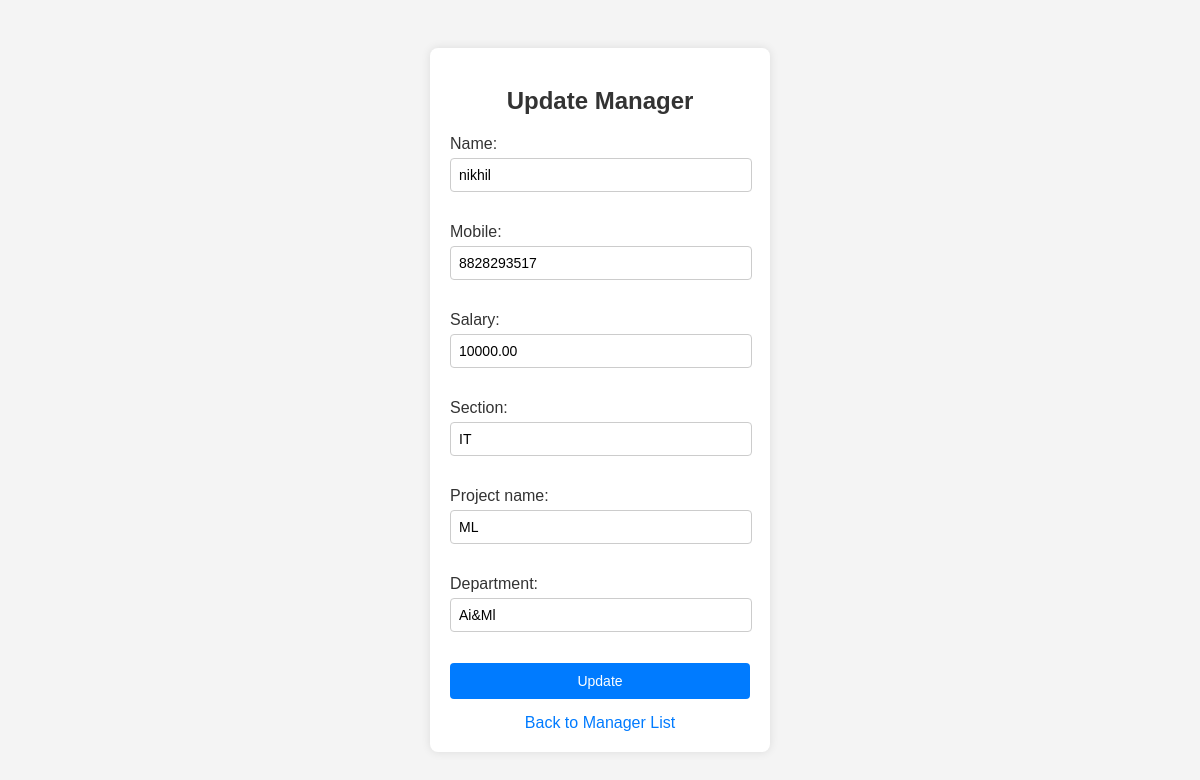
The app's page /update_man/3/ with its own data.
### app_crud/models.py (models this page shows, shortened)
class Manager(models.Model):
    serial_number = models.AutoField(primary_key=True, unique=True)
    name = models.CharField(max_length=100)
    mobile = models.CharField(max_length=15)
    salary = models.DecimalField(max_digits=10, decimal_places=2)
    section = models.CharField(max_length=100)
    project_name = models.CharField(max_length=100)
    department = models.CharField(max_length=100)

### app_crud/views.py (the view)
# urls.py: path('update_man/<int:pk>/', views.update_man, name='update_man'),
def update_man(request, pk):
    manager = get_object_or_404(Manager, pk=pk)
    if request.method == 'POST':
        form = ManagerForm(request.POST, instance=manager)
        if form.is_valid():
            form.save()
            return redirect('Managerr')
    else:
        form = ManagerForm(instance=manager)
    return render(request, 'update_man.html', {'form': form})

### app_crud/form.py
class ManagerForm(forms.ModelForm):
    class Meta:
        model = Manager
        fields = ['name', 'mobile', 'salary', 'section', 'project_name', 'department']

### templates/update_man.html (shortened to what this page needs)
<!DOCTYPE html>
<html lang="en">
<head>
</head>
<body>
    <form method="post">
        <h2>Update Manager</h2>
        {{ form.as_p }}
        <button type="submit">Update</button>
        <a class="back-link" href="{% url 'Managerr' %}">Back to Manager List</a>
    </form>
</body>
</html>

### templates/update_man.html (style rules this page uses)
body { font-family: Arial, sans-serif; background-color: #f4f4f4; margin: 0; padding: 0; display: flex; justify-content: center; align-items: center; height: 100vh; }
form { background-color: #fff; padding: 20px; border-radius: 8px; box-shadow: 0 0 10px rgba(0, 0, 0, 0.1); width: 300px; }
h2 { text-align: center; color: #333; margin-bottom: 20px; }
label { display: block; margin-bottom: 5px; color: #333; }
input[type="text"], input[type="number"] { width: calc(100% - 16px); padding: 8px; margin-bottom: 15px; border: 1px solid #ccc; border-radius: 4px; font-size: 14px; }
button[type="submit"] { background-color: #007bff; color: #fff; border: none; padding: 10px 20px; border-radius: 4px; cursor: pointer; font-size: 14px; width: 100%; }
.back-link { display: block; text-align: center; margin-top: 15px; color: #007bff; text-decoration: none; }

### records on screen
Manager: name "nikhil", mobile "8828293517", salary "10000.00", section "IT", project_name "ML", department "Ai&Ml"
